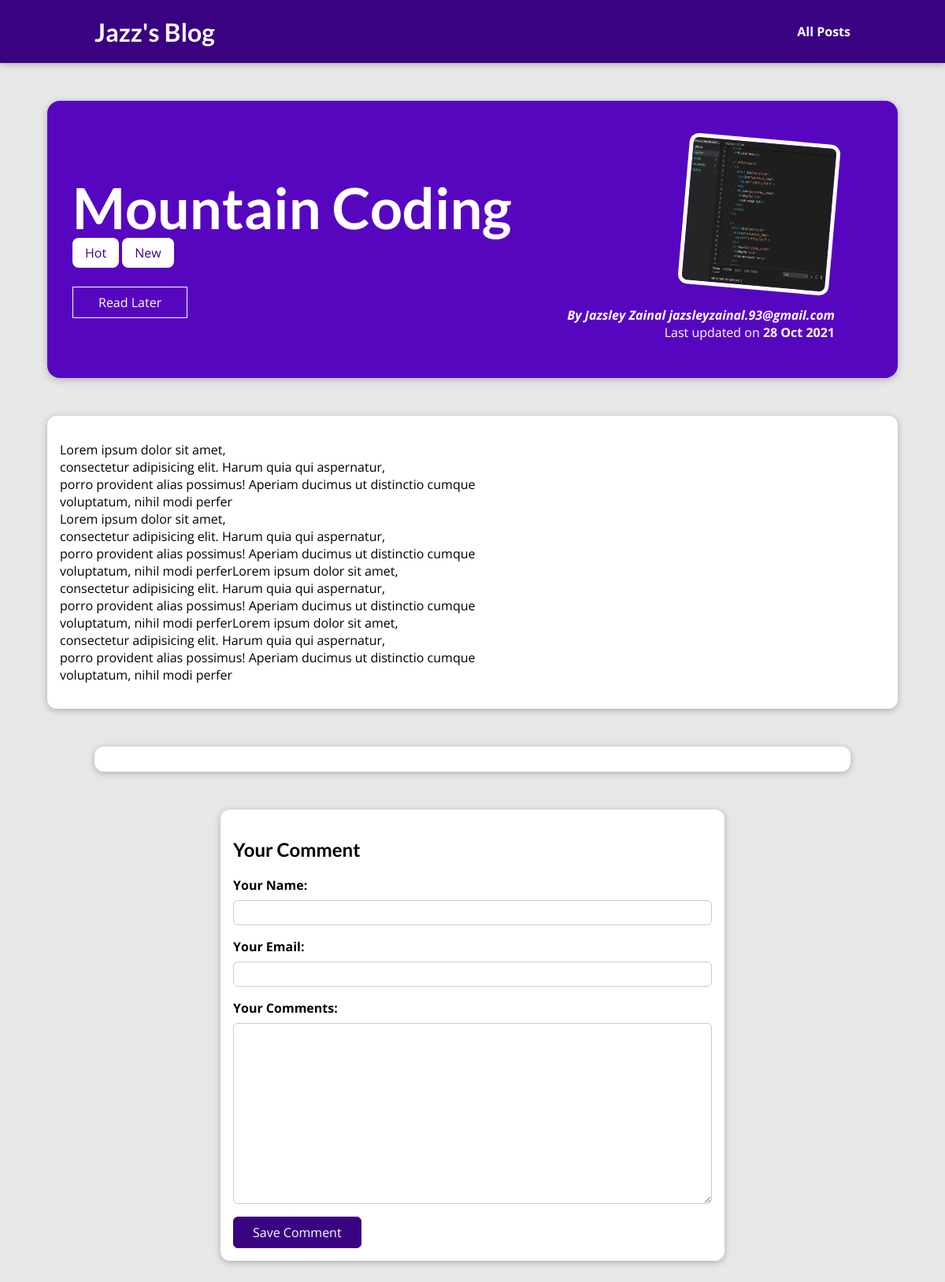
The page /posts/coding-in-the-mountains on the database its author committed.
### blog/models.py (models this page shows, shortened)
class Post(models.Model):
    title = models.CharField(max_length=150)
    excerpt = models.CharField(max_length=200)
    image = models.ImageField(upload_to="posts", null=True)
    date = models.DateField(auto_now=True)
    slug = models.SlugField(unique=True,)
    content = models.TextField(validators=[MinLengthValidator(10)])
    author = models.ForeignKey(
        Author, on_delete=models.SET_NULL, related_name="posts", null=True)
    tag = models.ManyToManyField(Tag)

class Tag(models.Model):
    caption = models.CharField(max_length=20)

class Author(models.Model):
    first_name = models.CharField(max_length=100)
    last_name = models.CharField(max_length=100)
    email_address = models.EmailField()
    def __str__(self):
        return f"{self.first_name} {self.last_name} {self.email_address}"

### blog/views.py (the view)
# urls.py: path("posts/<slug:slug>", views.SinglePostView.as_view(), name="post-detail-page"),
class SinglePostView(View):
    template_name = "blog/post-detail.html"
    model = Post
    def get(self, request, slug):
        post = Post.objects.get(slug=slug)
        context = {
            "post": post,
            "post_tags": post.tag.all(),
            "comment_form": CommentForm(),
            "comments": post.comments.all().order_by("-id")
        }
        return render(request, "blog/post-detail.html", context)
    def post(self, request, slug):
        comment_form = CommentForm(request.POST)
        post = Post.objects.get(slug=slug)
        if comment_form.is_valid():
            comment = comment_form.save(commit=False)
            comment.post = post
            comment.save()
            return HttpResponseRedirect(reverse("post-detail-page", args=[slug]))
        context = {
            "post": post,
            "post_tags": post.tags.all(),
            "comment_form": comment_form,
            "comments": post.comments.all().order_by("-id")
        }
        return render(request, "blog/post-detail.html", context)

### blog/forms.py
class CommentForm(forms.ModelForm):
    class Meta:
        model = Comment
        exclude = ["post"]
        labels = {
            "user_name": "Your Name",
            "user_email": "Your Email",
            "text": "Your Comments",
        }

### blog/templates/blog/post-detail.html (shortened to what this page needs)
{% extends "base.html" %}
{% load static %}
{% block css_files %}
<link rel="stylesheet" href="{% static "blog/post-detail.css" %}" />
{% endblock %}
{% block content %}
<section id="summary">
  <h2>{{ post.title }}</h2>
  <div>
    {% for tag in post_tags %}
      <span class="tag">{{ tag.caption }}</span>
    {% endfor %}
      <div id="read-later">
    <form action="{% url "read-later" %}" method="POST">
      <button>Read Later</button>
    </form>
  </div>
  </div>
  <article>
    <img src="{{ post.image.url }}" alt="{{ post.title }}" />
    <address>By <a href="mailto:{{ post.author.email_address }}">{{ post.author }}</a></address>
    <div>Last updated on <time>{{ post.date|date:"d M Y" }}</time></div>
  </article>
</section>
<main>
  {{ post.content|linebreaks }}
</main>
<section id="comments">
</section>
<section id="comment-form">
  <h2>Your Comment</h2>
  <form action="{% url "post-detail-page" post.slug %}" method="POST">
    {% for form_field in comment_form %}
      <div class="form-control {% if form_field.errors %}invalid{% endif %}">
        {{ form_field.label_tag }}
        {{ form_field }}
      </div>
    {% endfor %}
    <button>Save Comment</button>
  </form>
</section>
{% endblock %}

### static/app.css (style rules this page uses)
* { box-sizing: border-box; }
html { font-family: 'Open Sans', 'Lato', sans-serif; }
body { margin: 0; }
h1, h2, h3 { font-family: 'Lato', sans-serif; font-weight: bold; }

### blog/static/blog/post-detail.css (style rules this page uses)
body { background-color: #e7e7e7; }
#summary { margin: 8rem auto 3rem auto; padding: 2rem; width: 90%; max-width: 90rem; border-radius: 16px; background-color: #5706c0; position: relative; box-shadow: 0 2px 8px rgba(0, 0, 0, 0.25); height: 22rem; }
#summary h2 { color: white; font-size: 4.5rem; margin-bottom: 0.25rem; }
#summary article { position: absolute; top: 2rem; right: 3rem; padding: 1rem 2rem; border-radius: 12px; text-align: right; color: white; }
#summary article img { width: 12rem; height: 12rem; border-radius: 12px; transform: rotateZ(5deg); border: 5px solid white; margin-bottom: 1rem; }
#summary address { font-weight: bold; }
#summary a { color: white; text-decoration: none; }
#summary time { font-weight: bold; }
#read-later { margin: 2rem 0; }
#read-later button { background-color: transparent; border: 1px solid white; padding: 0.5rem 2rem; font: inherit; color: white; cursor: pointer; }
main { width: 90%; max-width: 90rem; margin: 3rem auto; background-color: white; padding: 1rem; border-radius: 12px; box-shadow: 0 2px 8px rgba(0, 0, 0, 0.25); }
.tag { background-color: white; color: #390281; padding: 0.5rem 1rem; border-radius: 8px; }
#comment-form { margin: 3rem auto; width: 90%; max-width: 40rem; border-radius: 12px; background-color: white; box-shadow: 0 2px 8px rgba(0, 0, 0, 0.25); padding: 1rem; }
#comment-form button { font: inherit; background-color: #390281; color: white; border: 1px solid #390281; padding: 0.5rem 1.5rem; border-radius: 6px; cursor: pointer; }
.form-control { margin-bottom: 1rem; }
.form-control label { font-weight: bold; margin-bottom: 0.5rem; display: block; }
.form-control input, .form-control textarea { display: block; width: 100%; font: inherit; padding: 0.25rem; border-radius: 6px; border: 1px solid #ccc; }
#comments { margin: 3rem auto; width: 90%; max-width: 60rem; border-radius: 12px; background-color: white; box-shadow: 0 2px 8px rgba(0, 0, 0, 0.25); padding: 1rem 2rem; }

### rows shown on the page
Post: title "Mountain Coding", image (picture), author "Jazsley Zainal jazsleyzainal.93@gmail.com", date "28 Oct 2021", content "Lorem ipsum dolor sit amet, consectetur adipisicing elit. Harum quia qui aspernatur, porro provident alias possimus! Aperiam ducimus ut distinctio cumque voluptatum, nihil modi perfer Lorem ipsum dolor sit amet, consectetur adipisicing elit. Harum quia qui aspernatur, porro provident alias possimus! Aperiam ducimus ut distinctio cumque voluptatum, nihil modi perferLorem ipsum dolor sit amet, consectetur adipisicing elit. Harum quia qui aspernatur, porro provident alias possimus! Aperiam ducimus ut distinctio cumque voluptatum, nihil modi perferLorem ipsum dolor sit amet, consectetur adipisicing elit. Harum quia qui aspernatur, porro provident alias possimus! Aperiam ducimus ut distinctio…"
Tag: caption "Hot"
Tag: caption "New"
